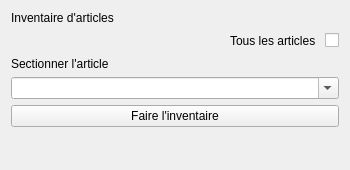
<?xml version="1.0" encoding="UTF-8"?>
<ui version="4.0">
 <class>InventaireWidget</class>
 <widget class="QWidget" name="InventaireWidget">
  <property name="geometry">
   <rect>
    <x>0</x>
    <y>0</y>
    <width>350</width>
    <height>170</height>
   </rect>
  </property>
  <property name="windowTitle">
   <string>Form</string>
  </property>
  <layout class="QVBoxLayout" name="verticalLayout_2">
   <item>
    <layout class="QVBoxLayout" name="verticalLayout">
     <item>
      <widget class="QLabel" name="label">
       <property name="text">
        <string>Inventaire d'articles</string>
       </property>
      </widget>
     </item>
     <item>
      <layout class="QHBoxLayout" name="horizontalLayout">
       <item>
        <spacer name="horizontalSpacer">
         <property name="orientation">
          <enum>Qt::Horizontal</enum>
         </property>
         <property name="sizeHint" stdset="0">
          <size>
           <width>40</width>
           <height>20</height>
          </size>
         </property>
        </spacer>
       </item>
       <item>
        <widget class="QLabel" name="label_2">
         <property name="text">
          <string>Tous les articles </string>
         </property>
        </widget>
       </item>
       <item>
        <widget class="QCheckBox" name="checkBox">
         <property name="text">
          <string/>
         </property>
        </widget>
       </item>
      </layout>
     </item>
     <item>
      <widget class="QLabel" name="label_3">
       <property name="text">
        <string>Sectionner l'article</string>
       </property>
      </widget>
     </item>
     <item>
      <widget class="QComboBox" name="comboBox">
       <property name="editable">
        <bool>true</bool>
       </property>
       <property name="frame">
        <bool>true</bool>
       </property>
      </widget>
     </item>
     <item>
      <widget class="QPushButton" name="pushButton">
       <property name="text">
        <string>Faire l'inventaire</string>
       </property>
      </widget>
     </item>
     <item>
      <spacer name="verticalSpacer">
       <property name="orientation">
        <enum>Qt::Vertical</enum>
       </property>
       <property name="sizeHint" stdset="0">
        <size>
         <width>20</width>
         <height>40</height>
        </size>
       </property>
      </spacer>
     </item>
    </layout>
   </item>
  </layout>
 </widget>
 <resources/>
 <connections/>
</ui>
